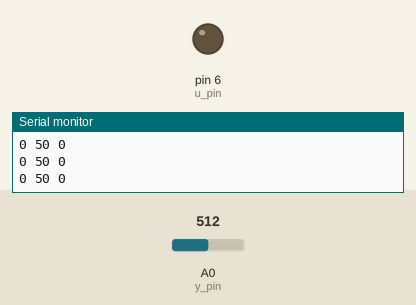
Recording of a sketch running on a simulated Arduino Uno, built with avr-gcc and run on an emulated ATmega328P. Shown: output pins drawn as LEDs (lit = HIGH), the last lines printed to the serial monitor. Inputs (shaded band) come from the test bench; at power-on: A0 (y_pin) = 512.

Above: at 1.2 s.
1.3 s: A0 (y_pin) set to 716
At 2.5 s:
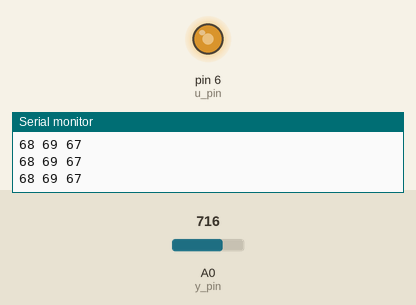
3.3 s: A0 (y_pin) set to 900
At 6.0 s:
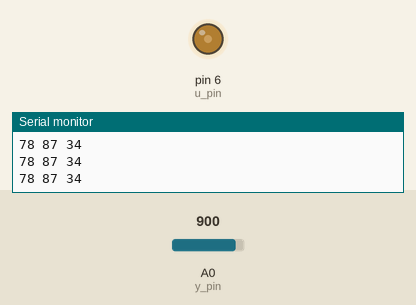
6.3 s: A0 (y_pin) set to 511
At 7.8 s:
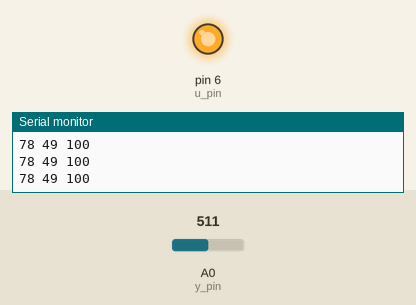
Timing chart, 0 to 9.3 s (numbered marks = the images above; inputs shaded):
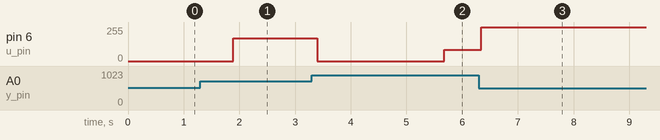

Measured:
- after the input at 1.3 s, pin 6 (u_pin): 0/255 → 170/255 after 0.59 s
- after the input at 3.3 s, pin 6 (u_pin): 170/255 → 0/255 after 0.10 s, → 86/255 2.3 s later

The sketch:

pbias_moving_avg.ino
```cpp
const int y_pin = A0;
const int u_pin = 6;
const int n = 100; // Number of readings for moving avg
int y_arr[n]; // Output array
int i = 0; // Reading index
int y_sum = 0;
int yr = 0; // Output control reference
int y = 0; // Scaled output moving avg. [0-255]
int u = 0; // Input [0-255]

const int Ts = 1; // [ms]
int plt_steps = 0; // Variable for Serial plotting timing
int ref_steps = 0; // Variable for timing change of reference

int Kp = 5; // 40%-60% -> BP = 20% -> Kp = 100%/20% = 5.00.
int bias = 0;


void setup() {
  pinMode(u_pin, OUTPUT);
  Serial.begin(57600);
  // Initialize array to 0
  for (int k = 0; k < n; k++) {
    y_arr[k] = 0;
  }
  Serial.println("yr y u");
  //Serial.println("yr y");
}

void loop() {
  /* Change references */
  if (ref_steps == 1500) {
    yr = 68;
    bias = 72;
  } else if (ref_steps == 3000) {
    yr = 68;
    bias = 72;
  } else if (ref_steps == 4500) {
    yr = 78;
    bias = 79; // 79
  } else if (ref_steps == 6000) {
    yr = 78;
    bias = 79; // 79
    ref_steps = 0;
  }

  /* Read output from analog pin */
  y_sum = y_sum - y_arr[i]; // Subtract last reading
  y_arr[i] = map(analogRead(y_pin), 0, 1023, 0, 100); // Read sensor
  y_sum = y_sum + y_arr[i]; // Add new reading
  i = i + 1; // Update reading index
  if (i >= n) { // If at the end of the array...
    i = 0; // Wrap to the beginning
  }
  y = y_sum / n;

  /* Print output to Serial plotter */
  if (plt_steps == 50) {
    Serial.println((String) yr+" "+y+" "+u);
    //Serial.println((String) yr+" "+y);
    plt_steps = 0;
  }

  /* Calculate control output */
  u = Kp*(yr-y) + bias;

  /* Saturate control output */
  if (u > 100) {
    u = 100;
  } else if (u < 0) {
    u = 0;
  }

  /* Apply control output */
  analogWrite(u_pin, map(u, 0, 100, 0, 255));

  /* Update step counters */
  plt_steps = plt_steps + 1;
  ref_steps = ref_steps + 1;

  /* Wait sampling time */
  delay(Ts);
}
```
